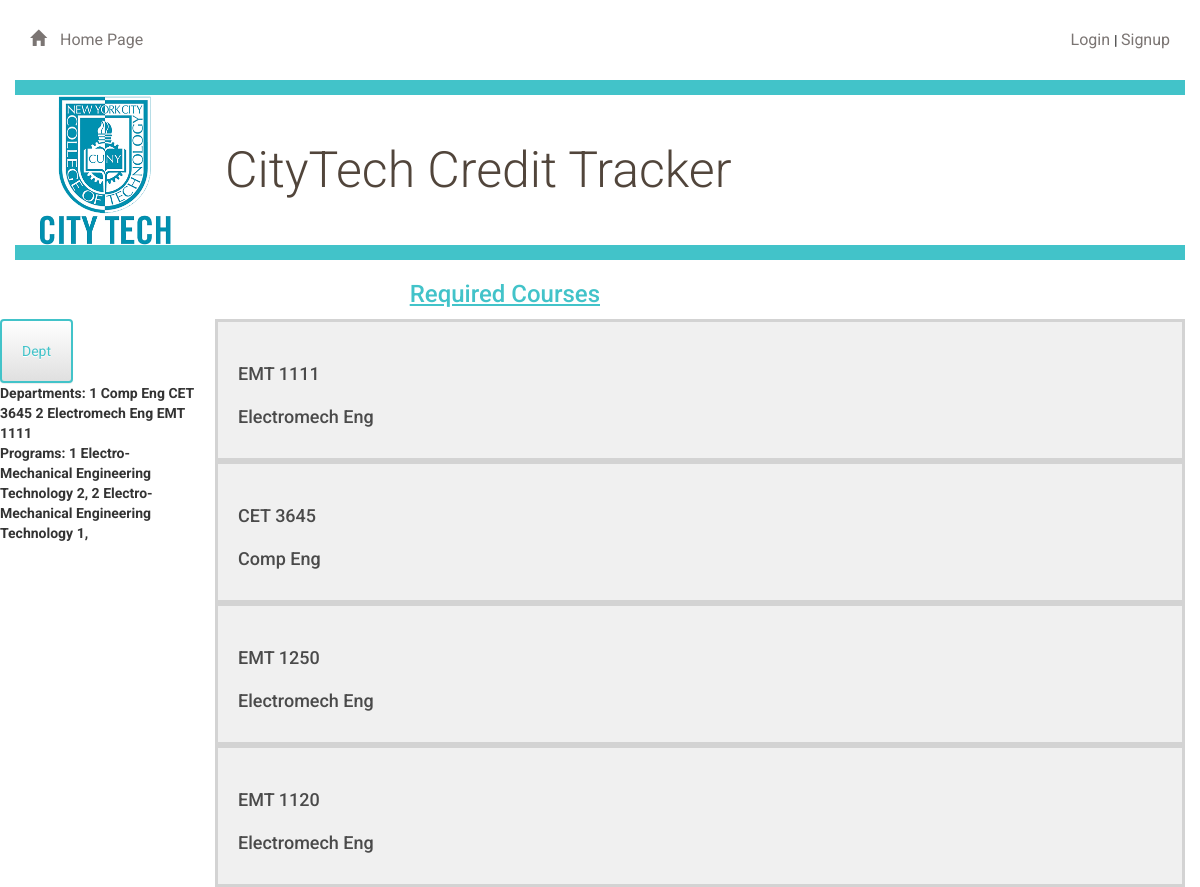
/dashboard/, run on the app's committed database.
### app/models.py (models this page shows, shortened)
class Departments(UserMixin, db.Model):
    id = db.Column(db.Integer, primary_key=True)
    code = db.Column(db.String(8), nullable=False)
    name = db.Column(db.String(50), nullable=False)
    progs = db.relationship('Programs', backref='dept')
    course_depts = db.relationship('Courses', backref='dept')

class Courses(db.Model):
    id = db.Column(db.Integer, primary_key=True)
    parent_id = db.Column(db.Integer, db.ForeignKey('courses.id'))
    name = db.Column(db.String(50), nullable=False)
    code = db.Column(db.String(8), nullable=False)
    credits = db.Column(db.Integer, nullable=False)
    dept_id = db.Column(db.Integer, db.ForeignKey('departments.id'))
    progs_id = db.Column(db.Integer, db.ForeignKey('programs.id'))
    prereqs = db.relationship(
        'Courses', secondary=prereq,
        primaryjoin=(prereq.c.course_id == id),
        secondaryjoin=(prereq.c.prereq_id == id),
        backref=db.backref('prereq', lazy='dynamic'), lazy='dynamic')
    coreqs = db.relationship(
        'Courses', secondary=coreq,
        primaryjoin=(coreq.c.course_id == id),
        secondaryjoin=(coreq.c.coreq_id == id),
        backref=db.backref('coreq', lazy='dynamic'), lazy='dynamic')
    children = db.relationship("Courses",
                backref=db.backref('parent', remote_side=[id])
            )

class Programs(db.Model):
    id = db.Column(db.Integer, primary_key=True)
    code = db.Column(db.String(8), nullable=False)
    name = db.Column(db.String(50), nullable=False)
    degree = db.Column(db.String(50), nullable=False)
    dept_id = db.Column(db.Integer, db.ForeignKey('departments.id'))
    courses = db.relationship('Courses', backref='programs', lazy='dynamic')

### app/routes.py (the view)
@app.route('/')
@app.route('/dashboard/')
def creditDashboard():
    depts = Departments.query.all()
    progs = Courses.query.all()
    pros = Programs.query.all()
    return render_template('dashboard.html', depts = depts, courses = progs, pros = pros)

### app/templates/dashboard.html (shortened to what this page needs)
{% extends "base.html" %}
{% block content %}
{% include "header.html" %}
		<section> <h2>Required Courses</h2></section>
	</div>
<div>
		<div class="col-md-2 padding-none">
				<a href="{{ url_for('deptDashboard') }}">
					<button class="btn btn-default">
						  Dept
					</button>
				</a>
				<div>
				Departments:
				{% for dept in depts %}
					{{dept.id}}
					{{dept.name}}
					{{dept.course_depts[0].name}}
				 {%endfor%}
				 <div>
					 Programs:
					 {% for pro in pros %}
						{{pro.id}}
						{{pro.name}}
						{{pro.dept_id}},
					 {%endfor%}
					</div>
				</div>
			</div>
		<div class="col-md-10 ">
		{% for course in courses %}
			<a href = " {{ url_for('courseDashboard') }}">
					<div class="col-md-2"></div>
					<div class="movies-list">
							<h3>{{course.name}}</h3>
							<h3>{{course.dept.name}}</h3>
						</div>
			</a>
		{% endfor %}
		</div>
	</div>
{% endblock %}

### app/templates/base.html (shortened to what this page needs)
<!DOCTYPE html>
<html lang="en">
	<head>
		<link rel="stylesheet" href="http://maxcdn.bootstrapcdn.com/bootstrap/3.3.5/css/bootstrap.min.css">
		<link rel="stylesheet" href="https://maxcdn.bootstrapcdn.com/bootstrap/3.3.5/css/bootstrap-theme.min.css">
		<link rel=stylesheet type=text/css href="{{ url_for('static', filename='styles.css') }}">
	</head>
	<body>
		<div class="container">
			{% block content %}
			{% endblock %}
	</body>
</html>

### app/templates/header.html (shortened to what this page needs)
<div class="row top-menu">
	<div class="col-md-6">
		<a href="{{url_for('creditDashboard')}}">
			<span class="glyphicon glyphicon-home" aria-hidden="true"></span> Home Page
		</a>
	</div>
	<div class="col-md-6">
		<div class="login">
			{% if current_user.is_anonymous %}
			<a href="{{url_for('login')}}" >
			   Login
			</a>
			|
			<a href="{{url_for('userSignup')}}" >
			   Signup
			</a>
			{% endif %}
		</div>
	</div>
</div>
<div>
	<div class="row divider blue">
		<div class="col-md-12"></div>
	</div>
	<div class="row banner main">
		<div class="col-md-2"><img src="/static/citytech_logo.png" alt="CityTech Logo" height='150px'></div>
		<div class="col-md-10">
			<h1>CityTech Credit Tracker</h1>
		</div>
	</div>
	<div class="row divider blue">
		<div class="col-md-12"></div>
	</div>
</div>

### app/static/styles.css (style rules this page uses)
* { font-family: "Helvetica Neue Bold", Roboto, Helvetica, Arial, sans-serif; font-weight: 700; }
h1 { font-family: "Helvetica Neue Light", Roboto, Helvetica, Arial, sans-serif; font-size: 50px; color: #51453B; line-height: 60px; font-weight: 300; }
h2 { font-size: 24px; color: #42C3C9; line-height: 29px; text-decoration: underline; }
h3 { font-size: 18px; color: #4A4A4A; line-height: 23px; }
a { font-size: 14px; color: #0093B9; line-height: 17px; }
section { float: right; margin: 0 1.5%; margin-right: 50%; }
.padding-none { padding: 0; }
.btn { padding: 20px; margin: 0; border-color: #42C3C9; border-width: 2px; color: #42C3C9;; }
.glyphicon { margin-right: 10px; }
.top-menu { padding-top: 30px; padding-bottom: 30px; }
.top-menu a { margin-bottom: 0; line-height: 16px; font-size: 16px; color: #7B7573; font-weight: 400; }
.divider { height: 15px; }
.divider.blue { background-color: #42C3C9; }
.banner.main { height: 150px; background-position: right; background-repeat: no-repeat; background-size: cover; }
.banner h1 { margin: 45px 0; }
.login { position: relative; float: right; margin-right: 0; }
.movies-list { background-color: #F0F0F0; padding: 20px; border-style: solid; border-color: #D3D3D3; }

### data on the page
Departments: id "1", name "Comp Eng", name "CET 3645"
Departments: id "2", name "Electromech Eng", name "EMT 1111"
Programs: id "1", name "Electro-Mechanical Engineering Technology", dept_id "2"
Programs: id "2", name "Electro-Mechanical Engineering Technology", dept_id "1"
Courses: name "EMT 1111", dept.name "Electromech Eng"
Courses: name "CET 3645", dept.name "Comp Eng"
Courses: name "EMT 1250", dept.name "Electromech Eng"
Courses: name "EMT 1120", dept.name "Electromech Eng"
